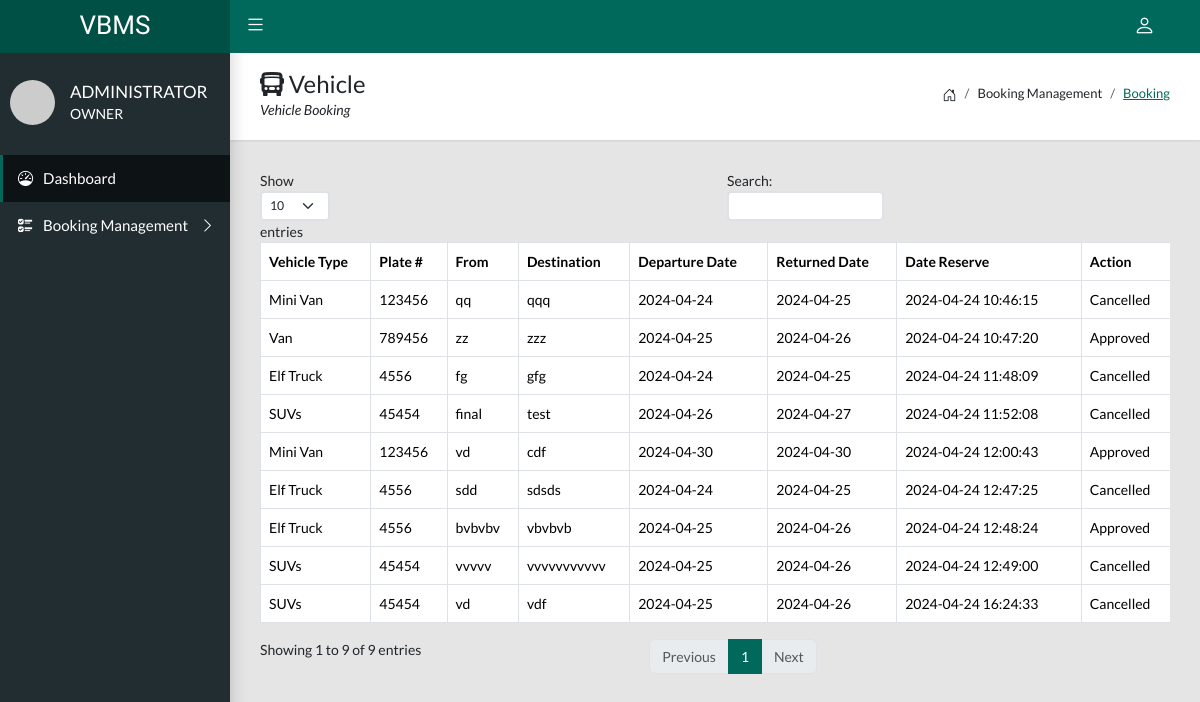
Page /admin/booking.php on the committed database.
### tables this page shows
CREATE TABLE `tblreserve` (
  `reserveid` bigint(20) NOT NULL,
  `vehicle_id` bigint(20) NOT NULL,
  `user_id` bigint(20) NOT NULL,
  `from1` varchar(255) NOT NULL,
  `destination` varchar(255) NOT NULL,
  `departure` varchar(255) NOT NULL,
  `returned` varchar(255) NOT NULL,
  `passenger` varchar(255) NOT NULL,
  `status` varchar(255) NOT NULL,
  `dt_reserve` timestamp NOT NULL DEFAULT current_timestamp() ON UPDATE current_timestamp()
);

CREATE TABLE `tblvehicle` (
  `vehicleid` bigint(20) NOT NULL,
  `vehicle_type` varchar(255) NOT NULL,
  `plate` varchar(255) NOT NULL,
  `color` varchar(255) NOT NULL,
  `capacity` varchar(255) NOT NULL,
  `renatal` varchar(255) NOT NULL,
  `image` varchar(255) NOT NULL,
  `dt_vehicle` timestamp NOT NULL DEFAULT current_timestamp() ON UPDATE current_timestamp()
);

### admin/booking.php (the view, shortened to what this page needs)
<?php
  include '../include/connect_sql.php';
  $qryloadreservation = $conn->query("Select * from tblreserve inner join tblvehicle on tblvehicle.vehicleid=tblreserve.vehicle_id") or die($conn->error);
 ?>
<!DOCTYPE html>
<html>
<head>
    <?php include 'css.php'; ?>
</head>
<body class="app sidebar-mini">
    <?php include 'navbar.php'; ?>
    <?php include 'sidebar.php'; ?>
    <main class="app-content">
       <div class="app-title">
        <div>
          <h1><i class="bi bi-bus-front-fill"></i> Vehicle</h1>
          <p>Vehicle Booking</p>
        </div>
        <ul class="app-breadcrumb breadcrumb side">
          <li class="breadcrumb-item"><i class="bi bi-house-door fs-6"></i></li>
          <li class="breadcrumb-item">Booking Management</li>
          <li class="breadcrumb-item active"><a href="../admin/booking.php">Booking</a></li>
        </ul>
      </div>
      <div class="row">
        <div class="col-md-12">
          <div class="title">
            <div class="tile-body">
              <div class="table-responsive">
                <table class="table table-hover table-bordered" id="sampleTable">
                  <thead>
                    <tr>
                        <th>Vehicle Type</th>
                        <th>Plate #</th>
                        <th>From</th>
                        <th>Destination</th>
                        <th>Departure Date</th>
                        <th>Returned Date</th>
                        <th>Date Reserve</th>
                        <th>Action</th>
                    </tr>
                  </thead>
                  <tbody>
                  <?php
                    while ($rowloadreservation = $qryloadreservation->fetch_assoc()) {
                            $action = '';
                            $statusClass = '';
                            if ($rowloadreservation['status'] != "Approved") {
                            $action = '<button type="button" data-bs-toggle="modal" data-bs-target="#modalapproved" class="btn btn-primary btn-sm approve-btn">Approve</button>';
                            } else {
                                $action = "Approved";
                            }
                            if ($rowloadreservation['status'] == "Cancelled") {
                                $action = "Cancelled";
                                $statusClass = 'cancelled';
                            }
                                echo '<tr>
                            <td style="display:none">'.$rowloadreservation['reserveid'].'</td>
                            <td>'.$rowloadreservation['vehicle_type'].'</td>
                            <td>'.$rowloadreservation['plate'].'</td>
                            <td>'.$rowloadreservation['from1'].'</td>
                            <td>'.$rowloadreservation['destination'].'</td>
                            <td>'.$rowloadreservation['departure'].'</td>
                            <td>'.$rowloadreservation['returned'].'</td>
                            <td>'.$rowloadreservation['dt_reserve'].'</td>
                            <td class="'.$statusClass.'">'.$action.'</td>
                            </tr>';
                        }
                    ?>
                  </tbody>
                </table>
              </div>
            </div>
          </div>
        </div>
      </div>
    </main>
    <?php include 'js.php'; ?>
</body>
</html>

### rows in the picture
tblreserve: vehicle.vehicle_type "Mini Van", vehicle.plate "123456", from1 "qq", destination "qqq", departure "2024-04-24", returned "2024-04-25", dt_reserve "2024-04-24 10:46:15", status "Cancelled"
tblreserve: vehicle.vehicle_type "Van", vehicle.plate "789456", from1 "zz", destination "zzz", departure "2024-04-25", returned "2024-04-26", dt_reserve "2024-04-24 10:47:20", status "Approved"
tblreserve: vehicle.vehicle_type "Elf Truck", vehicle.plate "4556", from1 "fg", destination "gfg", departure "2024-04-24", returned "2024-04-25", dt_reserve "2024-04-24 11:48:09", status "Cancelled"
tblreserve: vehicle.vehicle_type "SUVs", vehicle.plate "45454", from1 "final", destination "test", departure "2024-04-26", returned "2024-04-27", dt_reserve "2024-04-24 11:52:08", status "Cancelled"
tblreserve: vehicle.vehicle_type "Mini Van", vehicle.plate "123456", from1 "vd", destination "cdf", departure "2024-04-30", returned "2024-04-30", dt_reserve "2024-04-24 12:00:43", status "Approved"
tblreserve: vehicle.vehicle_type "Elf Truck", vehicle.plate "4556", from1 "sdd", destination "sdsds", departure "2024-04-24", returned "2024-04-25", dt_reserve "2024-04-24 12:47:25", status "Cancelled"
tblreserve: vehicle.vehicle_type "Elf Truck", vehicle.plate "4556", from1 "bvbvbv", destination "vbvbvb", departure "2024-04-25", returned "2024-04-26", dt_reserve "2024-04-24 12:48:24", status "Approved"
tblreserve: vehicle.vehicle_type "SUVs", vehicle.plate "45454", from1 "vvvvv", destination "vvvvvvvvvvv", departure "2024-04-25", returned "2024-04-26", dt_reserve "2024-04-24 12:49:00", status "Cancelled"
tblreserve: vehicle.vehicle_type "SUVs", vehicle.plate "45454", from1 "vd", destination "vdf", departure "2024-04-25", returned "2024-04-26", dt_reserve "2024-04-24 16:24:33", status "Cancelled"
